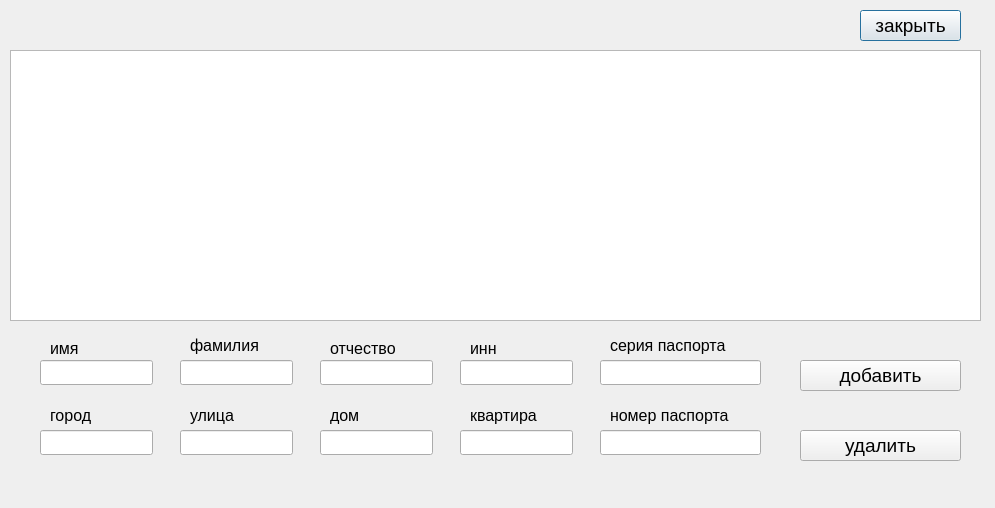
<?xml version="1.0" encoding="UTF-8"?>
<ui version="4.0">
 <class>Person</class>
 <widget class="QDialog" name="Person">
  <property name="geometry">
   <rect>
    <x>0</x>
    <y>0</y>
    <width>995</width>
    <height>508</height>
   </rect>
  </property>
  <property name="windowTitle">
   <string>физ.лицо</string>
  </property>
  <widget class="QTableView" name="person_table_vew">
   <property name="geometry">
    <rect>
     <x>10</x>
     <y>50</y>
     <width>971</width>
     <height>271</height>
    </rect>
   </property>
   <property name="font">
    <font>
     <pointsize>14</pointsize>
    </font>
   </property>
  </widget>
  <widget class="QLineEdit" name="first_name">
   <property name="geometry">
    <rect>
     <x>40</x>
     <y>360</y>
     <width>113</width>
     <height>25</height>
    </rect>
   </property>
   <property name="font">
    <font>
     <pointsize>14</pointsize>
    </font>
   </property>
  </widget>
  <widget class="QPushButton" name="exit_button">
   <property name="geometry">
    <rect>
     <x>860</x>
     <y>10</y>
     <width>101</width>
     <height>31</height>
    </rect>
   </property>
   <property name="font">
    <font>
     <pointsize>14</pointsize>
    </font>
   </property>
   <property name="text">
    <string>закрыть</string>
   </property>
  </widget>
  <widget class="QPushButton" name="add_button">
   <property name="geometry">
    <rect>
     <x>800</x>
     <y>360</y>
     <width>161</width>
     <height>31</height>
    </rect>
   </property>
   <property name="font">
    <font>
     <pointsize>14</pointsize>
    </font>
   </property>
   <property name="text">
    <string>добавить</string>
   </property>
  </widget>
  <widget class="QPushButton" name="remove_button">
   <property name="geometry">
    <rect>
     <x>800</x>
     <y>430</y>
     <width>161</width>
     <height>31</height>
    </rect>
   </property>
   <property name="font">
    <font>
     <pointsize>14</pointsize>
    </font>
   </property>
   <property name="text">
    <string>удалить</string>
   </property>
  </widget>
  <widget class="QLabel" name="first_name_label">
   <property name="geometry">
    <rect>
     <x>50</x>
     <y>340</y>
     <width>53</width>
     <height>17</height>
    </rect>
   </property>
   <property name="font">
    <font>
     <pointsize>12</pointsize>
    </font>
   </property>
   <property name="text">
    <string>имя</string>
   </property>
  </widget>
  <widget class="QLineEdit" name="last_name">
   <property name="geometry">
    <rect>
     <x>180</x>
     <y>360</y>
     <width>113</width>
     <height>25</height>
    </rect>
   </property>
   <property name="font">
    <font>
     <pointsize>14</pointsize>
    </font>
   </property>
  </widget>
  <widget class="QLineEdit" name="middle_name">
   <property name="geometry">
    <rect>
     <x>320</x>
     <y>360</y>
     <width>113</width>
     <height>25</height>
    </rect>
   </property>
   <property name="font">
    <font>
     <pointsize>14</pointsize>
    </font>
   </property>
  </widget>
  <widget class="QLineEdit" name="inn">
   <property name="geometry">
    <rect>
     <x>460</x>
     <y>360</y>
     <width>113</width>
     <height>25</height>
    </rect>
   </property>
   <property name="font">
    <font>
     <pointsize>14</pointsize>
    </font>
   </property>
  </widget>
  <widget class="QLineEdit" name="pass_batch">
   <property name="geometry">
    <rect>
     <x>600</x>
     <y>360</y>
     <width>161</width>
     <height>25</height>
    </rect>
   </property>
   <property name="font">
    <font>
     <pointsize>14</pointsize>
    </font>
   </property>
  </widget>
  <widget class="QLineEdit" name="city">
   <property name="geometry">
    <rect>
     <x>40</x>
     <y>430</y>
     <width>113</width>
     <height>25</height>
    </rect>
   </property>
   <property name="font">
    <font>
     <pointsize>14</pointsize>
    </font>
   </property>
  </widget>
  <widget class="QLineEdit" name="street">
   <property name="geometry">
    <rect>
     <x>180</x>
     <y>430</y>
     <width>113</width>
     <height>25</height>
    </rect>
   </property>
   <property name="font">
    <font>
     <pointsize>14</pointsize>
    </font>
   </property>
  </widget>
  <widget class="QLineEdit" name="house">
   <property name="geometry">
    <rect>
     <x>320</x>
     <y>430</y>
     <width>113</width>
     <height>25</height>
    </rect>
   </property>
   <property name="font">
    <font>
     <pointsize>14</pointsize>
    </font>
   </property>
  </widget>
  <widget class="QLineEdit" name="flat">
   <property name="geometry">
    <rect>
     <x>460</x>
     <y>430</y>
     <width>113</width>
     <height>25</height>
    </rect>
   </property>
   <property name="font">
    <font>
     <pointsize>14</pointsize>
    </font>
   </property>
  </widget>
  <widget class="QLineEdit" name="pass_number">
   <property name="geometry">
    <rect>
     <x>600</x>
     <y>430</y>
     <width>161</width>
     <height>25</height>
    </rect>
   </property>
   <property name="font">
    <font>
     <pointsize>14</pointsize>
    </font>
   </property>
  </widget>
  <widget class="QLabel" name="last_name_label">
   <property name="geometry">
    <rect>
     <x>190</x>
     <y>330</y>
     <width>91</width>
     <height>31</height>
    </rect>
   </property>
   <property name="font">
    <font>
     <pointsize>12</pointsize>
    </font>
   </property>
   <property name="text">
    <string>фамилия</string>
   </property>
  </widget>
  <widget class="QLabel" name="middle_name_label">
   <property name="geometry">
    <rect>
     <x>330</x>
     <y>340</y>
     <width>91</width>
     <height>17</height>
    </rect>
   </property>
   <property name="font">
    <font>
     <pointsize>12</pointsize>
    </font>
   </property>
   <property name="text">
    <string>отчество</string>
   </property>
  </widget>
  <widget class="QLabel" name="inn_label">
   <property name="geometry">
    <rect>
     <x>470</x>
     <y>340</y>
     <width>53</width>
     <height>17</height>
    </rect>
   </property>
   <property name="font">
    <font>
     <pointsize>12</pointsize>
    </font>
   </property>
   <property name="text">
    <string>инн</string>
   </property>
  </widget>
  <widget class="QLabel" name="pass_batch_label">
   <property name="geometry">
    <rect>
     <x>610</x>
     <y>330</y>
     <width>151</width>
     <height>31</height>
    </rect>
   </property>
   <property name="font">
    <font>
     <pointsize>12</pointsize>
    </font>
   </property>
   <property name="text">
    <string>серия паспорта</string>
   </property>
  </widget>
  <widget class="QLabel" name="city_label">
   <property name="geometry">
    <rect>
     <x>50</x>
     <y>400</y>
     <width>61</width>
     <height>31</height>
    </rect>
   </property>
   <property name="font">
    <font>
     <pointsize>12</pointsize>
    </font>
   </property>
   <property name="text">
    <string>город</string>
   </property>
  </widget>
  <widget class="QLabel" name="street_label">
   <property name="geometry">
    <rect>
     <x>190</x>
     <y>400</y>
     <width>61</width>
     <height>31</height>
    </rect>
   </property>
   <property name="font">
    <font>
     <pointsize>12</pointsize>
    </font>
   </property>
   <property name="text">
    <string>улица</string>
   </property>
  </widget>
  <widget class="QLabel" name="house_label">
   <property name="geometry">
    <rect>
     <x>330</x>
     <y>400</y>
     <width>53</width>
     <height>31</height>
    </rect>
   </property>
   <property name="font">
    <font>
     <pointsize>12</pointsize>
    </font>
   </property>
   <property name="text">
    <string>дом</string>
   </property>
  </widget>
  <widget class="QLabel" name="flat_label">
   <property name="geometry">
    <rect>
     <x>470</x>
     <y>400</y>
     <width>91</width>
     <height>31</height>
    </rect>
   </property>
   <property name="font">
    <font>
     <pointsize>12</pointsize>
    </font>
   </property>
   <property name="text">
    <string>квартира</string>
   </property>
  </widget>
  <widget class="QLabel" name="pass_number_label">
   <property name="geometry">
    <rect>
     <x>610</x>
     <y>400</y>
     <width>161</width>
     <height>31</height>
    </rect>
   </property>
   <property name="font">
    <font>
     <pointsize>12</pointsize>
    </font>
   </property>
   <property name="text">
    <string>номер паспорта</string>
   </property>
  </widget>
 </widget>
 <resources/>
 <connections/>
</ui>
